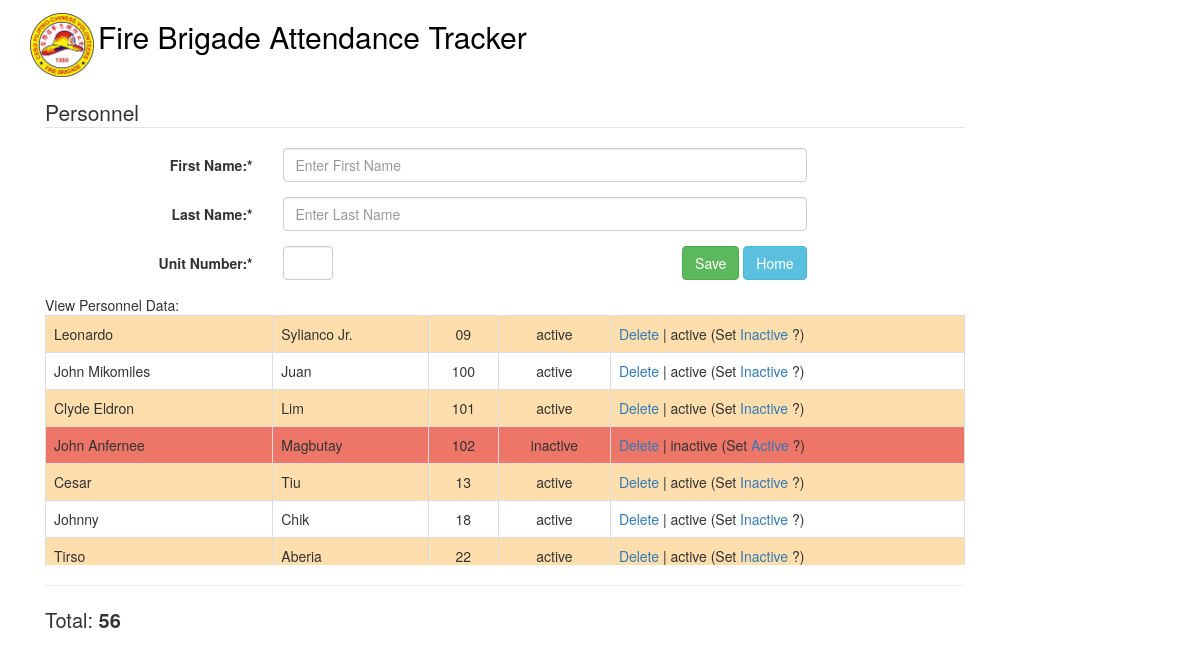
Before: /index.php/personnel with the older database file.
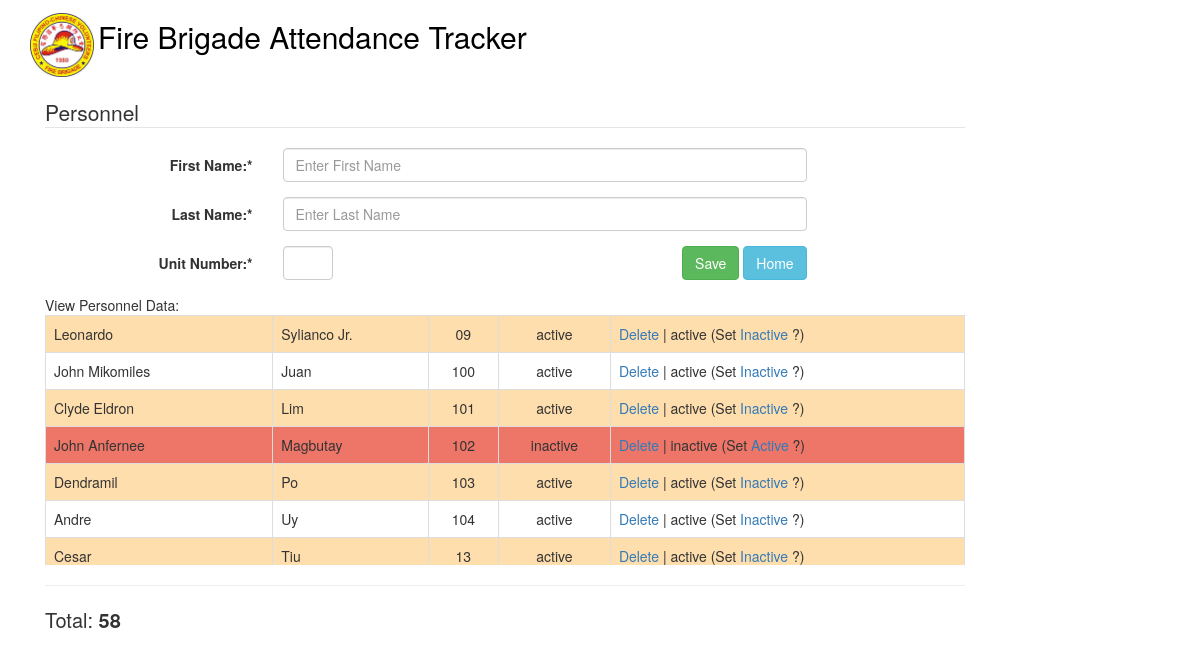
After: the same page with the newer database file.
### tables this page shows
CREATE TABLE IF NOT EXISTS `personnel` (
  `id` int(11) NOT NULL AUTO_INCREMENT,
  `first_name` varchar(100) NOT NULL,
  `last_name` varchar(100) NOT NULL,
  `unit` varchar(10) NOT NULL,
  `status` varchar(10) NOT NULL,
  PRIMARY KEY (`id`),
  KEY `index_unit` (`unit`),
  KEY `unit` (`unit`),
  KEY `unit_2` (`unit`)
);

### application/controllers/Personnel.php (called while the page is built, shortened)
<?php
class Personnel extends CI_Controller {
    function __construct() {
        $this->load->helper('form');
        $this->load->helper('url');
        $this->load->model('personnel_model');
        $this->load->library('form_validation');
    }
    public function index()
    {
        $data['alert_type'] =  "success";
        $data['information'] = $this->personnel_model->get_user_list();
        $this->load->view('personnel', $data);
    }
}

### index.php (called while the page is built, shortened)
<?php
require_once BASEPATH.'core/CodeIgniter.php';

### application/models/personnel_model.php (called while the page is built, shortened)
<?php
class Personnel_model extends CI_Model {
    private $personnel = 'personnel';
    function get_user_list()
    {
        $query = $this->db->query("SELECT * FROM ".$this->personnel." order by unit");
        return $query->result();
    }
}

### application/views/personnel.php (the view, shortened to what this page needs)
?><!DOCTYPE html>
<html lang="en">
<head>
    <link href="<?= base_url();?>bootstrap/css/bootstrap.css" rel="stylesheet">
</head>
<body>
<div class="container">
    <?php include 'base.inc'; ?>
    <div>&nbsp;</div>
    <div class="col-lg-10">
        <fieldset>
            <legend>Personnel</legend>
            <form class="form-horizontal" role="form" action='<?= base_url();?>index.php/personnel/index' method="post">
                <div class="form-group">
                    <label for="firstName" class="col-lg-3 control-label">First Name:*</label>
                    <div class="col-lg-7">
                        <input type="text" class="form-control" name="first_name" id="first_name" placeholder="Enter First Name" autofocus>
                    </div>
                </div>
                <div class="form-group">
                    <label for="firstName" class="col-lg-3 control-label">Last Name:*</label>
                    <div class="col-lg-7">
                        <input type="text" class="form-control" name="last_name" id="last_name" placeholder="Enter Last Name">
                    </div>
                </div>
                <div class="form-group">
                    <label for="firstName" class="col-lg-3 control-label">Unit Number:*</label>
                    <div class="col-lg-4">
                        <input style="width:50px;" type="text" class="form-control" name="unit_number" id="unit_number" maxlength="3">
                    </div>
                    <div class="col-lg-3" style="text-align: right;">
                        <button type="submit" class="btn btn-success" >Save</button>
                        <a href="<?= base_url();?>index.php/main" class="btn btn-info">Home</a>
                    </div>
                </div>
            </form>
            View Personnel Data:
            <div style="overflow-y: scroll; height: 250px;">
                <table class="table table-striped table-bordered table-hover" id="dataTables-example">
                    <tbody>
                        <?php if (isset($information)) {  $total = 0;?>
                            <?php foreach ($information as $key => $value) { $total += 1;?>
                            <tr <?php if ($value->status == 'inactive') { ?>style="background-color:#ed7669;"<?php }?>>
                                <td><?php echo $value->first_name; ?></td>
                                <td><?php echo $value->last_name; ?></td>
                                <td style="text-align: center;"><?php echo $value->unit; ?></td>
                                <td style="text-align: center;"><?php echo $value->status; ?></td>
                                <td>
                                    <a href="<?= base_url();?>index.php/personnel/delete/<?php echo $value->id; ?>" onclick="return beforeDelete();">Delete</a> |
                                    <?php echo $value->status; ?> (Set
                                    <?php if ($value->status == 'inactive') { ?>
                                        <a href="<?= base_url();?>index.php/personnel/status/<?php echo $value->id; ?>/active" onclick="return beforeStatus('Active');">Active</a>
                                    <?php } else { ?>
                                        <a href="<?= base_url();?>index.php/personnel/status/<?php echo $value->id; ?>/inactive" onclick="return beforeStatus('Inactive');">Inactive</a>
                                    <?php } ?>?)
                                </td>
                            </tr>
                            <?php } ?>
                        <?php }?>
                    </tbody>
                </table>
            </div>
            <hr>
            <div style="font-size: 20px;margin-top:0px;">Total: <strong><?=$total;?></strong></div>
        </fieldset>
    </div>
</div>
</body>
</html>

Changed rows visible on the page:
no longer on this page (row unchanged): personnel: first_name "Johnny", last_name "Chik", unit "18", status "active"
no longer on this page (row unchanged): personnel: first_name "Tirso", last_name "Aberia", unit "22", status "active"
added personnel: first_name "Dendramil", last_name "Po", unit "103", status "active"
added personnel: first_name "Andre", last_name "Uy", unit "104", status "active"
Other visible differences:
$total: "56" → "58"
